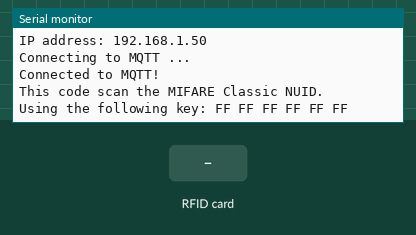
Simulated run of this sketch. Board: ESP32. Parts: the last lines printed to the serial monitor. Inputs (shaded band) come from the test bench. WiFi joins after 1.5 s; servers stay silent unless stated; no MQTT or app messages arrive unless stated.

Above: at 3.3 s.
3.4 s: RFID card 5E 7A 19 C4 held to the reader
At 4.1 s:
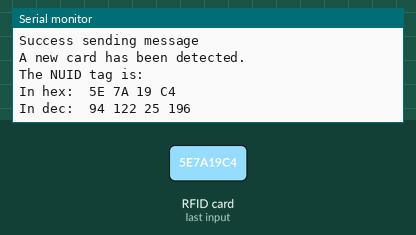
4.9 s: RFID card 5E 7A 19 C4 held to the reader
At 5.4 s:
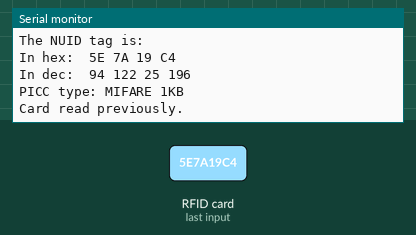

The sketch:

main.ino
```cpp
#include <SPI.h>
#include <MFRC522.h>
#include <PubSubClient.h>
#include <WiFi.h>
#include <ArduinoJson.h>
#include <NTPClient.h>
#include <time.h>
#include <WiFiUdp.h>
#include "config.h"

WiFiClient wifiClient;
PubSubClient mqttClient(wifiClient);
WiFiUDP udpSocket;
NTPClient ntpClient(udpSocket, "pool.ntp.org", CET_OFFSET, 60000);

time_t milliseconds;

MFRC522 rfid(SS_PIN, RST_PIN);  // Instance of the class

MFRC522::MIFARE_Key key;

// Init array that will store new NUID
byte nuidPICC[4];

void connectToWiFi(const char* ssid, const char* password, int retryInterval, bool reconnecting) {
  Serial.printf("%s to WiFi %s", reconnecting ? "Reconnecting" : "Connecting", ssid);

  // Try to connect to WiFi
  WiFi.begin(ssid, password);
  while (WiFi.status() != WL_CONNECTED) {
    delay(WIFI_RETRY_INTERVAL);
    Serial.print(".");
  }
  Serial.print("\nWiFi connected!\n");
  Serial.print("IP address: ");
  Serial.println(WiFi.localIP());
}

void connectToMQTT(const char* clientId, const char* topic, int retryInterval, bool reconnecting) {
  while (!mqttClient.connected()) {
    Serial.printf("%s to MQTT ...\n", reconnecting ? "Reconnecting" : "Connecting");

    // Try to connect to MQTT
    if (mqttClient.connect(clientId, DEVICE_ACCESS_TOKEN, NULL)) {
      Serial.println("Connected to MQTT!");
    } else {
      Serial.printf("Failed (status code = %d)\n", mqttClient.state());
      Serial.printf("Try again in %d milliseconds.\n", retryInterval);
      delay(retryInterval);
    }
  }
}

String nuidToString(byte *nuid) {
  String nuidStr = "";
  for (byte i = 0; i < 4; i++) {
    nuidStr += String(nuid[i]);
    if (i < 3) {
      nuidStr += "-";
    }
  }
  return nuidStr;
}

void setup() {
  Serial.begin(115200);
  while (!Serial) {
    delay(100);
  }
  connectToWiFi(WIFI_SSID, WIFI_PASSWORD, WIFI_RETRY_INTERVAL, false);

  // Setup MQTT
  mqttClient.setServer(MQTT_SERVER, MQTT_SERVER_PORT);
  connectToMQTT(MQTT_CLIENT_ID, MQTT_CLASSROOM_TOPIC, MQTT_RETRY_INTERVAL, false);

  SPI.begin();  // Init SPI bus
  rfid.PCD_Init();  // Init MFRC522

  for (byte i = 0; i < 6; i++) {
    key.keyByte[i] = 0xFF;
  }

  Serial.println(F("This code scan the MIFARE Classic NUID."));
  Serial.print(F("Using the following key:"));
  printHex(key.keyByte, MFRC522::MF_KEY_SIZE);

}

void loop() {

  // Check WiFi
  if (WiFi.status() != WL_CONNECTED) {
    connectToWiFi(WIFI_SSID, WIFI_PASSWORD, WIFI_RETRY_INTERVAL, true);
  }

  // Check MQTT
  //Serial.print(mqttClient.connected());
  // 0 - connected
  if (mqttClient.connected() != 0) {
    connectToMQTT(MQTT_CLIENT_ID, MQTT_CLASSROOM_TOPIC, MQTT_RETRY_INTERVAL, true);
  }

  // Reset the loop if no new card present on the sensor/reader. This saves the entire process when idle.
  if (!rfid.PICC_IsNewCardPresent())
    return;

  // Verify if the NUID has been read
  if (!rfid.PICC_ReadCardSerial())
    return;

  Serial.print(F("PICC type: "));
  MFRC522::PICC_Type piccType = rfid.PICC_GetType(rfid.uid.sak);
  Serial.println(rfid.PICC_GetTypeName(piccType));

  // Check if the PICC is of Classic MIFARE type
  if (piccType != MFRC522::PICC_TYPE_MIFARE_MINI && piccType != MFRC522::PICC_TYPE_MIFARE_1K && piccType != MFRC522::PICC_TYPE_MIFARE_4K) {
    Serial.println(F("Your tag is not of type MIFARE Classic."));
    return;
  }

  if (rfid.uid.uidByte[0] != nuidPICC[0] || rfid.uid.uidByte[1] != nuidPICC[1] || rfid.uid.uidByte[2] != nuidPICC[2] || rfid.uid.uidByte[3] != nuidPICC[3]) {
    //milliseconds = time(NULL) * 1000;
    unsigned long currentMillis = millis();
    String nuidStr = nuidToString(rfid.uid.uidByte);

    StaticJsonDocument<300> JSONbuffer;
    JsonObject JSONencoder = JSONbuffer.to<JsonObject>();

    JSONencoder["cardId"] = nuidStr;
    JSONencoder["classroom"] = CLASSROOM;

    char JSONmessageBuffer[300];
    serializeJson(JSONencoder, JSONmessageBuffer);
    Serial.println("Sending message to MQTT topic..");
    Serial.println(JSONmessageBuffer);

    if (mqttClient.publish(MQTT_CLASSROOM_TOPIC, JSONmessageBuffer)) {
      Serial.println("Success sending message");
    } else {
      Serial.println("Error sending message");
    }

    Serial.println(F("A new card has been detected."));

    // Store NUID into nuidPICC array
    for (byte i = 0; i < 4; i++) {
      nuidPICC[i] = rfid.uid.uidByte[i];
    }

    Serial.println(F("The NUID tag is:"));
    Serial.print(F("In hex: "));
    printHex(rfid.uid.uidByte, rfid.uid.size);
    Serial.println();
    Serial.print(F("In dec: "));
    printDec(rfid.uid.uidByte, rfid.uid.size);
    Serial.println();
  } else Serial.println(F("Card read previously."));

  // Halt PICC
  rfid.PICC_HaltA();

  // Stop encryption on PCD
  rfid.PCD_StopCrypto1();
}

void printHex(byte* buffer, byte bufferSize) {
  for (byte i = 0; i < bufferSize; i++) {
    Serial.print(buffer[i] < 0x10 ? " 0" : " ");
    Serial.print(buffer[i], HEX);
  }
}

void printDec(byte* buffer, byte bufferSize) {
  for (byte i = 0; i < bufferSize; i++) {
    Serial.print(buffer[i] < 0x10 ? " 0" : " ");
    Serial.print(buffer[i], DEC);
  }
}
```

example_config.h
```cpp
#pragma once

#define SS_PIN                  5
#define RST_PIN                 0
#define WIFI_SSID               "ssid"
#define WIFI_PASSWORD           "password"
#define WIFI_RETRY_INTERVAL     1000                      // milliseconds
#define MQTT_SERVER             "mgtt_server"
#define MQTT_SERVER_PORT        45883
#define MQTT_CLIENT_ID          "clientID"                      // example: ESP32-room1
#define MQTT_CLASSROOM_TOPIC    "topic"         // example: room1/motions
#define MQTT_PING_TOPIC         "ping"         // example: pings
#define MQTT_RETRY_INTERVAL     5000                      // milliseconds
#define MQTT_PING_INTERVAL      50000                     // milliseconds
#define MQTT_PUBLISH_MAX_TRIES  12
#define CET_OFFSET              3600
#define DEVICE_ACCESS_TOKEN     "device_access_token"
#define CLASSROOM               "classroom"
```

Measured:
- after the input at 3.4 s, the serial monitor: prints a new line at once (image 1)
- after the input at 4.9 s, the serial monitor: prints a new line at once (image 2)
